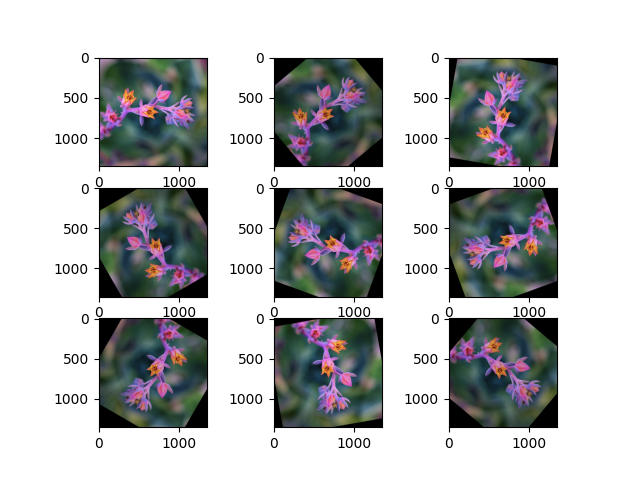

The Python source for this figure:
import numpy as np
import matplotlib.pyplot as plt
import cv2
import math as m

def pngTojpg(img):
    al, an = img.shape[0:2]
    bgr = np.zeros((al,an,3),np.uint8)
    for i in range(al):
        for j in range(an):
            b = img.item(i,j,2)
            g = img.item(i,j,1)
            r = img.item(i,j,0)
            b = int(b*255)
            g = int(g*255)
            r = int(r*255)
            bgr[i,j] = [r,g,b]
    return bgr

def rotacion(img, grados):

    al,an = img.shape[0:2]
    grados = m.radians(grados)
    sen = m.sin(grados)
    cose = m.cos(grados)

    bgr = np.zeros((imagen.shape),np.uint8)
    auxImg = bgr

    for i in range(an):
        for j in range(al):
            x = i * cose - j*sen -(an/2)*cose +(al/2)*sen+(an/2)
            y = i * sen + j*cose -(an/2)*sen-(al/2)*cose+(al/2)
            x = int(x)
            y= int(y)
            if (x<an and y<al and x>0 and y>0):
                b = img.item(j, i, 0)
                g = img.item(j, i, 1)
                r = img.item(j, i, 2)
                auxImg.itemset((y,x,0),b)
                auxImg.itemset((y,x,1),g)
                auxImg.itemset((y,x,2),r)
    return auxImg

def plotear(titulo, img, i):
    plt.figure(titulo)
    plt.subplot(3,3,i)
    plt.imshow(img)

def promediar(imagenes, img):
    al, an = img.shape[0:2]
    imgAux =  np.zeros(img.shape,np.uint8)

    for i in range(al):
        for j in range(an):
            sumaB = 0
            sumaG = 0
            sumaR = 0
            for k in range(9):
                b = imagenes[k].item(i,j,2)
                g = imagenes[k].item(i,j,1)
                r = imagenes[k].item(i,j,0)
                sumaB += b
                sumaG += g
                sumaR += r
                promB = int(sumaB/9)
                promG = int(sumaG/9)
                promR = int(sumaR/9)
                imgAux[i,j] = [promR, promG, promB]

    return imgAux

jpg = plt.imread("pruebaR.jpg")
imagen = jpg
#print(imagen.shape)

##jpg = pngTojpg(imagen)

imagenes = []

for i in range(9):
    grad = -40*i
    imagenes.append(rotacion(jpg, grad))


plt.figure("Imagen")
plt.imshow(jpg)

prom = promediar(imagenes,jpg)


for i in range(9):
    plotear("Rotaciones", imagenes[i], i+1)

plt.figure("Promediado")
plt.imshow(prom)

# axSlider2 = plt.axes([0.1,0.005, 0.8, 0.05])
# slider2 = Slider(ax = axSlider2, label = "Rotación", valmin=0, valmax=360, valinit=0, valfmt='%1.2f', valstep =18,  closedmax = True, color = 'cyan')
# slider2.on_changed(val_update)

plt.show()
